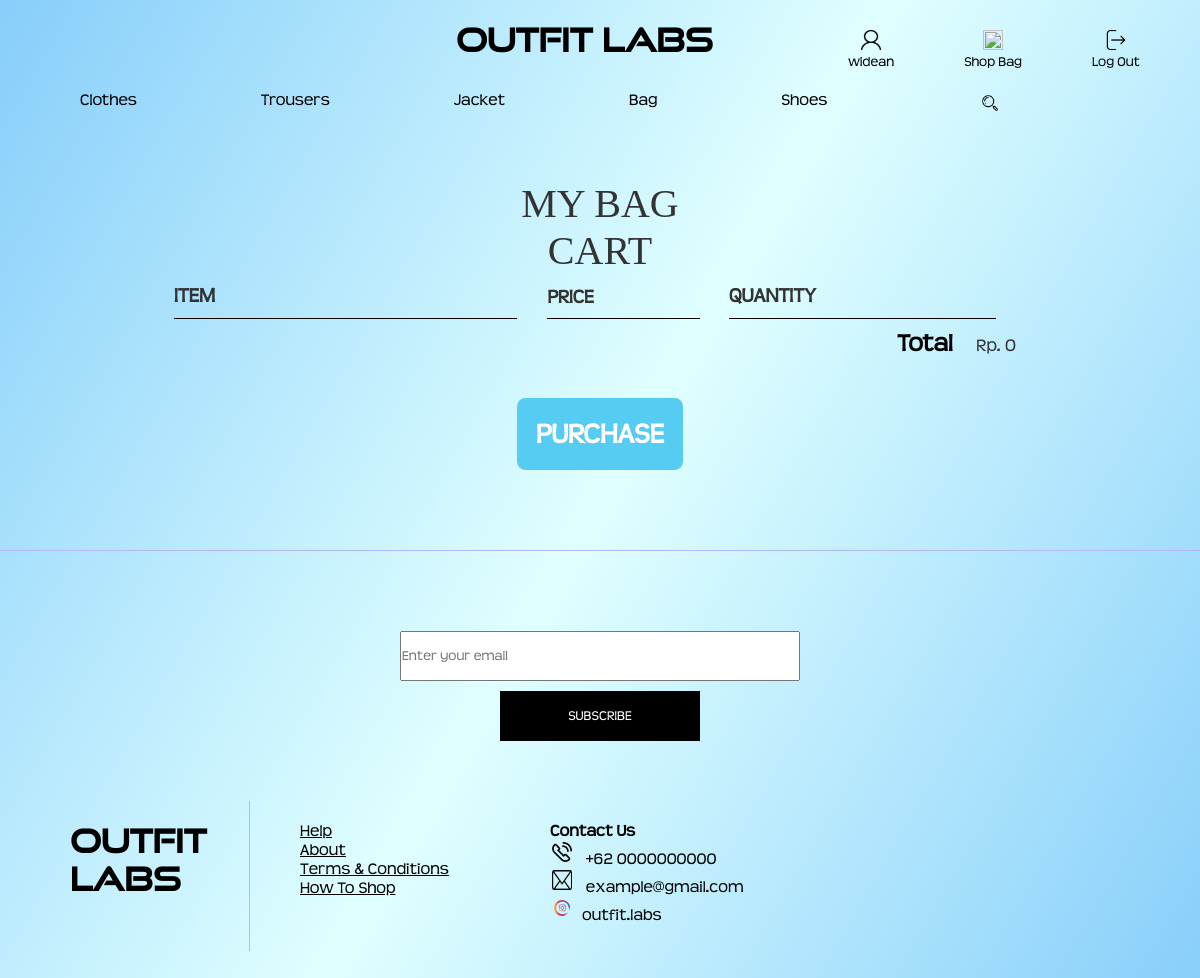
The app's page /myBag.php (signed in), older data.
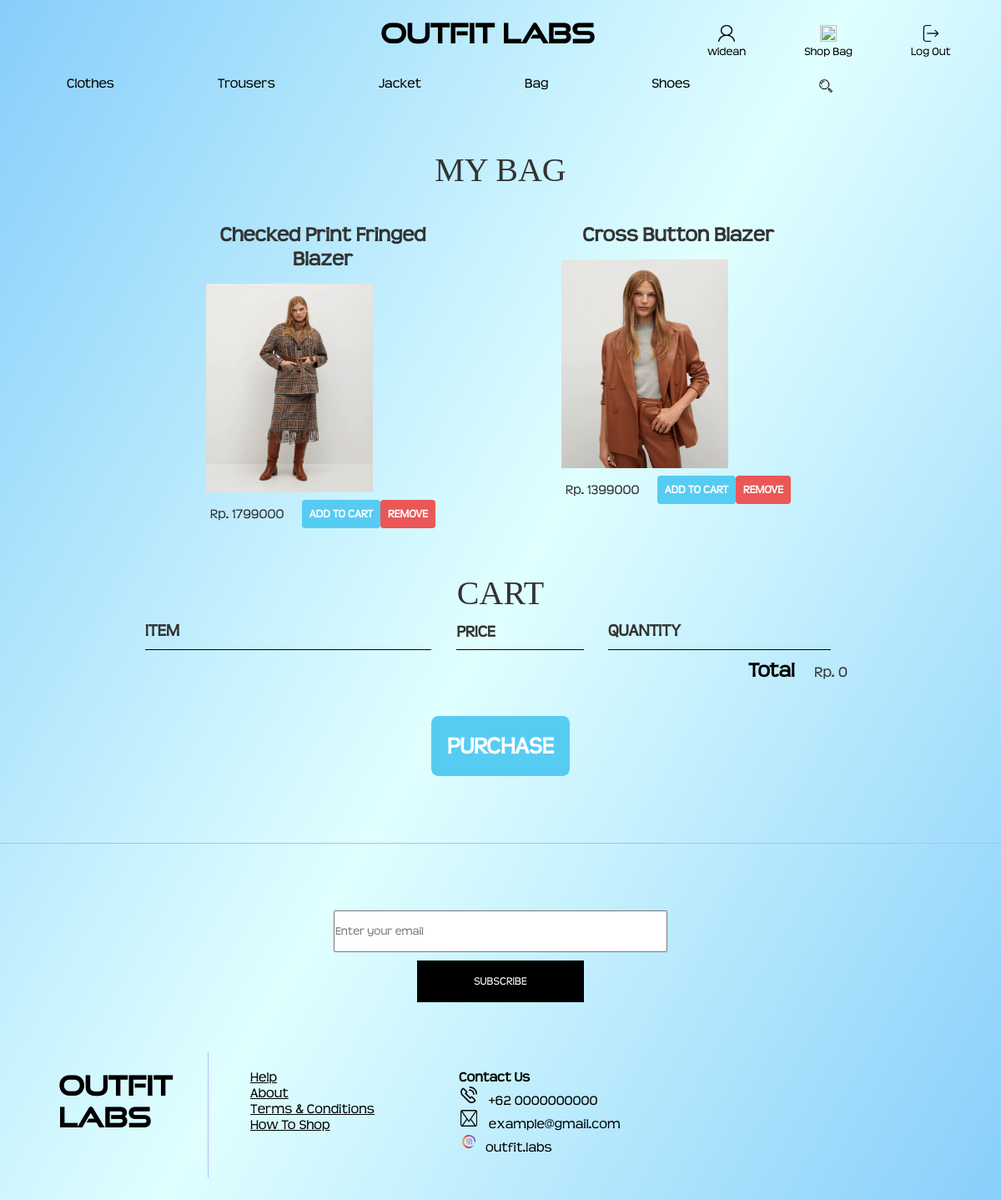
The same page, newer data.
### tables this page shows
CREATE TABLE `mybag` (
  `id` int(11) NOT NULL,
  `id_user` varchar(10) NOT NULL,
  `id_barang` varchar(10) NOT NULL,
  `jumlah` int(10) NOT NULL DEFAULT 0,
  `status` int(10) NOT NULL DEFAULT 1
);

CREATE TABLE `barang` (
  `id_barang` varchar(10) NOT NULL,
  `id_jenis` varchar(10) NOT NULL,
  `nama_barang` varchar(50) NOT NULL,
  `harga` varchar(30) NOT NULL,
  `stok` varchar(20) NOT NULL,
  `deskripsi` varchar(100) NOT NULL,
  `view` int(10) NOT NULL DEFAULT 0,
  `rate` float NOT NULL DEFAULT 5,
  `path` varchar(30) NOT NULL
);

### connection.php (called while the page is built, shortened)
<?php
    if(isset($_SESSION["user"])){
        $user_login = $_SESSION["user"];
    }
?>

### myBag.php (the view, shortened to what this page needs)
<?php
require_once("connection.php");
$id_user = $_SESSION['user']['id'];
$mybag = $conn->query("SELECT * FROM `mybag` WHERE `id_user` = '$id_user' and `status`='1'")->fetch_all(MYSQLI_ASSOC);
$total = 0;
?>
<!DOCTYPE html>
<html lang="en">
<head>
    <link rel="stylesheet" href="./css/myBag.css">
</head>
<body>
    <div class="all-container">
        <div class="header">
            <div class="menu">
                <a href="user.php">
                    <h1>Outfit Labs</h1>
                </a>
                <form method="POST">
                    <button type="submit" name="logOut" formaction="logout.php">
                        <img src="./assets/icon/logout.png"> <br>
                        Log Out
                    </button>
                    <button type="submit" name="shopBag" formaction="mybag.php">
                        <img src="./assets/icon/shopBag.png"> <br>
                        Shop Bag
                    </button>
                    <button type="submit" name="signIn" id="login" formaction="profile.php">
                        <img src="./assets/icon/signIn.png"> <br>
                        <?= $user_login['nama'] ?>
                    </button>
                </form>
            </div>
            <div class="navbar">
                <ul>
                    <div class="dropdown">
                        <li>Clothes</li>
                    </div>
                    <div class="dropdown">
                        <li>Trousers</li>
                    </div>
                    <div class="dropdown">
                        <li>Jacket</li>
                    </div>
                    <div class="dropdown">
                        <li>Bag</li>
                    </div>
                    <div class="dropdown">
                        <li>Shoes</li>
                    </div>
                    <form action="" method="POST">
                        <div class="search-box">
                            <a class="search-btn" href="#">
                                <button type="submit" name="search_button" formaction="pencarian.php"><img src="./assets/icon/search1.png"></img></button>
                            </a>
                        </div>
                    </form>
                </ul>
            </div>
        </div>
        <div class="main">
            <form method="post">
                <section class="container content-section">
                    <h2 class="section-header">MY BAG</h2>
                    <div class="shop-items">
                        <?php $mybag = $conn->query("SELECT * FROM `mybag` WHERE `id_user` = '$id_user' and `status`='1'")->fetch_all(MYSQLI_ASSOC);
                        foreach ($mybag as $bag) {
                            $id_barang = $bag['id_barang'];
                            $b = $conn->query("SELECT * FROM `barang` WHERE `id_barang` = '$id_barang'")->fetch_assoc();
                        ?>
                            <div class="shop-item">
                                <span class="shop-item-title"><?= $b['nama_barang'] ?></span>
                                <img class="shop-item-image" src="<?= $b['path'] ?>">
                                <div class="shop-item-details">
                                    <span class="shop-item-price"><?= "Rp. " . $b['harga'] ?></span>
                                    <button class="btn btn-primary shop-item-button" type="submit" name="addCart" value="<?= $bag['id'] ?>">ADD TO CART</button>
                                    <button class="btn btn-danger" type="submit" name="removeBag" value="<?= $bag['id'] ?>">REMOVE</button>
                                </div>
                            </div>
                        <?php } ?>
                    </div>
                </section>
                <section class="container content-section">
                    <h2 class="section-header">CART</h2>
                    <div class="cart-row">
                        <span class="cart-item cart-header cart-column">ITEM</span>
                        <span class="cart-price cart-header cart-column">PRICE</span>
                        <span class="cart-quantity cart-header cart-column">QUANTITY</span>
                    </div>
                    <div class="cart-total">
                        <strong class="cart-total-title">Total</strong>
                        <span class="cart-total-price">Rp. <?= $total ?></span>
                    </div>
                    <button class="btn btn-primary btn-purchase" type="submit" name="checkout">PURCHASE</button>
                </section>
            </form>
        </div>
        <div class="footer">
            <div class="subscribe">
                <input type="text" name="email" placeholder="Enter your email"> <br>
                <button type="submit" name="subscribe">SUBSCRIBE</button>
            </div>
            <div class="about">
                <div class="logo">
                    <h1>OUTFIT LABS</h1>
                </div>
                <div class="help">
                    <a href="#">Help</a> <br>
                    <a href="about.php">About</a> <br>
                    <a href="#">Terms & Conditions</a> <br>
                    <a href="HowTS.php">How To Shop</a> <br>
                </div>
                <div class="contact">
                    <h4>Contact Us</h4>
                    <p><img src="./assets/icon/telp.png"> +62 0000000000</p>
                    <p><img src="./assets/icon/email.png"> example@gmail.com</p>
                    <p><img src="./assets/icon/instagram.png">outfit.labs</p>
                </div>
            </div>
        </div>
    </div>
</body>
</html>

### css/myBag.css (style rules this page uses)
* { box-sizing: border-box; padding : 0; margin : 0; font-family: 'teen'; }
body { background: linear-gradient(120deg, lightskyblue,lightcyan,lightskyblue); }
.header { height: 180px; background-attachment: fixed; background-position: center; background-repeat: no-repeat; background-size: cover; }
.header .menu { padding-top: 20px; height: 80px; }
.header .menu h1 { margin-left: 38%; color: black; float: left; font-family: 'goodTimes'; }
.header .menu button { float: right; margin-right: 50px; }
button { padding: 10px; background-color: Transparent; background-repeat:no-repeat; border: none; cursor:pointer; overflow: hidden; outline:none; }
.header img { height: 20px; width: 20px; }
.navbar { height: 50px; position: -webkit-sticky; position: sticky; top: 0; margin-left: 20px; color: black; }
.navbar ul li { display: inline-block; padding: 10px; margin-right: 50px; margin-left: 50px; }
.dropdown { position: relative; display: inline-block; }
.search-box { margin-left: 380px; position: absolute; top: 50%; left: 50%; transform: translate(-50%, -50%); height: 40px; border-radius: 40px; background-color: Transparent; background-repeat:no-repeat; border: none; cursor:pointer; overflow: hidden; outline:none; }
.search-btn { float: right; width: 40px; height: 40px; border-radius: 50%; display: flex; justify-content: center; align-items: center; transition: 0.4s; cursor: pointer; background-color: Transparent; background-repeat:no-repeat; border: none; cursor:pointer; overflow: hidden; outline:none; }
.search-box button img { height: 20px; width: 20px; }
.footer { border-top: 1px solid rgb(182, 182, 250); }
.footer .subscribe { text-align: center; height: 200px; padding-top: 80px; float: none; }
.subscribe input { width: 400px; height: 50px; }
.subscribe button { margin-top: 10px; color: white; background: #000; width: 200px; height: 50px; border: none; }
.about { margin: 50px; height: 150px; }
.about .logo { width: 200px; height: 150px; float: left; padding: 20px; border-right: 1px solid rgb(182, 182, 250); }
.about .logo h1 { font-family: 'goodTimes'; }
.help { margin-left: 50px; padding-top: 20px; width: 200px; height: 150px; float: left; }
.help a { color: black; }
.contact { float: left; margin-left: 50px; padding-top: 20px; }
.contact img { width: 20px; height: 20px; margin: 2px; margin-right: 10px; }
.content-section { margin: 1em; }
.container { max-width: 900px; margin: 0 auto; padding: 0 1.5em; }
.section-header { font-family: "Metal Mania"; font-weight: normal; color: #333; text-align: center; font-size: 2.5em; }
.btn { text-align: center; vertical-align: middle; padding: .67em .67em; cursor: pointer; }
.btn-primary { color: white; background-color: #56CCF2; border: none; border-radius: .3em; font-weight: bold; }
.shop-item { margin: 30px; width: 300px; height: 400px; padding: 10px; }
.shop-item-title { display: block; width: 100%; text-align: center; font-weight: bold; font-size: 1.5em; color: #333; margin-bottom: 15px; }
.shop-item-image { height: 250px; width: 200px; }
.shop-item-details { display: flex; align-items: center; padding: 5px; }
.shop-item-price { flex-grow: 1; color: #333; }
.shop-items { display: flex; flex-wrap: wrap; justify-content: space-around; }
.cart-header { font-weight: bold; font-size: 1.25em; color: #333; }
.cart-column { display: flex; align-items: center; border-bottom: 1px solid black; margin-right: 1.5em; padding-bottom: 10px; margin-top: 10px; }
.cart-row { display: flex; }
.cart-item { width: 45%; }
.cart-price { width: 20%; font-size: 1.2em; color: #333; }
.cart-quantity { width: 35%; }
.cart-total { text-align: end; margin-top: 10px; margin-right: 10px; }
.cart-total-title { font-weight: bold; font-size: 1.5em; color: black; margin-right: 20px; }
.cart-total-price { color: #333; font-size: 1.1em; }
.btn-purchase { display: block; margin: 40px auto 80px auto; font-size: 1.75em; }
.btn-danger { color: white; background-color: #EB5757; border: none; border-radius: .3em; font-weight: bold; }

Row changes from the older to the newer data that the page shows:
added mybag: id_barang.nama_barang "Checked Print Fringed Blazer", id_barang.path (picture), id_barang.harga "1799000", $bag['id'] 2 (drawn)
added mybag: id_barang.nama_barang "Cross Button Blazer", id_barang.path (picture), id_barang.harga "1399000", $bag['id'] 4 (drawn)
